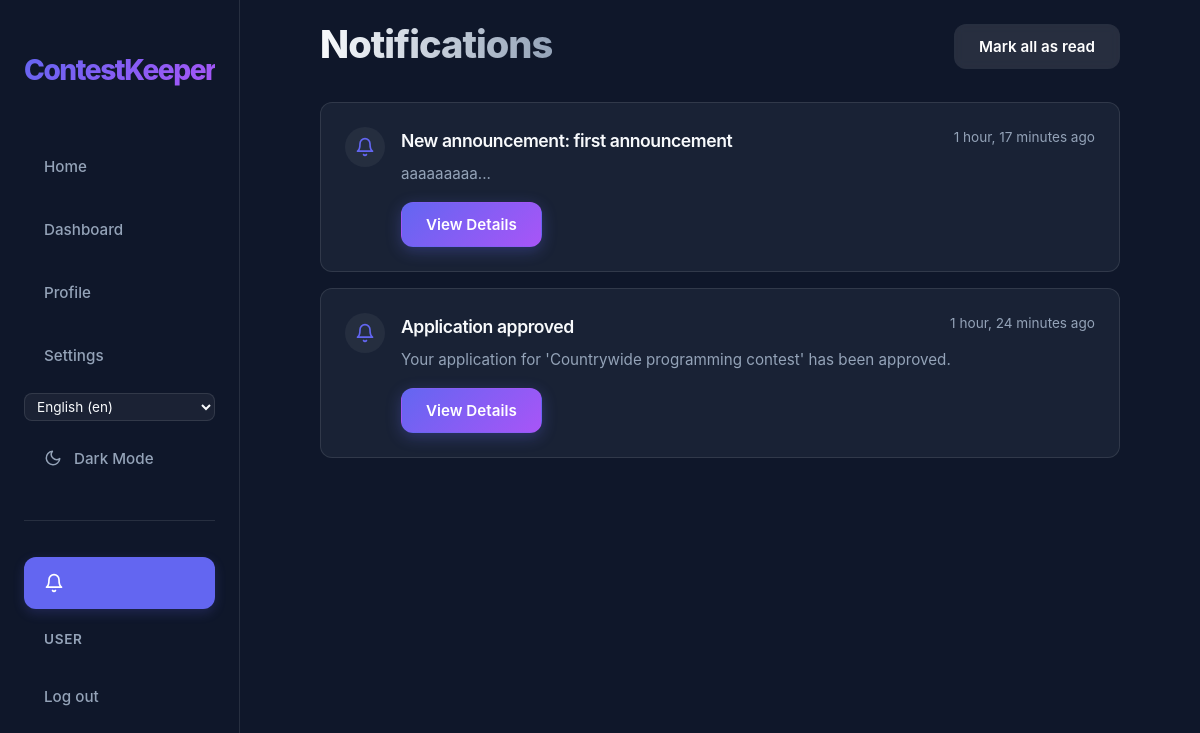
Page /en/notifications/ (signed in) on the earlier database version.
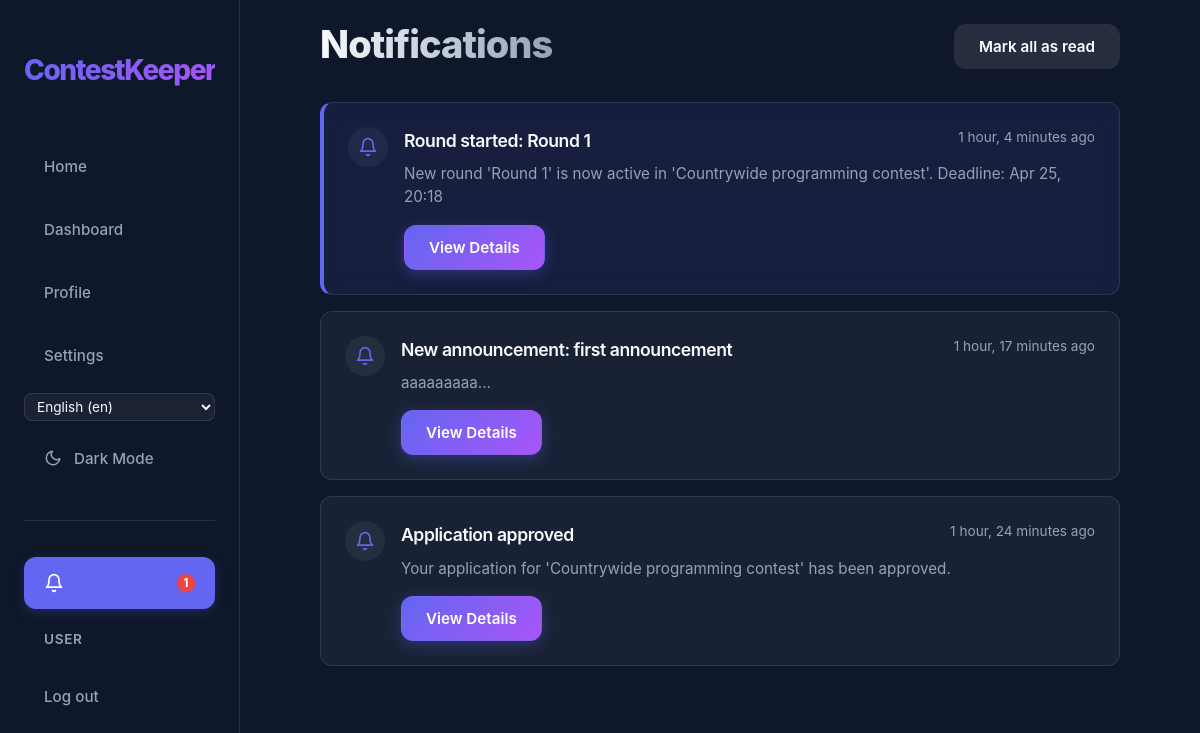
Same page on the later database version.
### app/models.py (models this page shows, shortened)
class Notification(models.Model):
    class Type(models.TextChoices):
        REGISTRATION_OPEN = "REGISTRATION_OPEN", _("Registration Open")
        ROUND_STARTED = "ROUND_STARTED", _("Round Started")
        DEADLINE_APPROACHING = "DEADLINE_APPROACHING", _("Deadline Approaching")
        SUBMISSIONS_CLOSED = "SUBMISSIONS_CLOSED", _("Submissions Closed")
        EVALUATION_COMPLETE = "EVALUATION_COMPLETE", _("Evaluation Complete")
        APPLICATION_UPDATE = "APPLICATION_UPDATE", _("Application Update")
        ANNOUNCEMENT = "ANNOUNCEMENT", _("Announcement")
    recipient = models.ForeignKey(User, on_delete=models.CASCADE, related_name="notifications")
    notification_type = models.CharField(choices=Type.choices, max_length=30)
    title = models.CharField(max_length=200)
    message = models.TextField()
    link = models.CharField(max_length=500, blank=True, help_text="URL to navigate to when clicked")
    is_read = models.BooleanField(default=False)
    created_at = models.DateTimeField(auto_now_add=True)
    class Meta:
        ordering = ['-created_at']

### app/views/views_notification.py (the view)
# urls.py: path("notifications/", views.NotificationListView.as_view(), name="notification_list"),
class NotificationListView(RedirectToRegisterMixin, ListView):
    model = Notification
    template_name = "app/core/notifications.html"
    context_object_name = "notifications"
    def get_queryset(self):
        return self.request.user.notifications.all()

### app/context_processors.py (called while the page is built)
def notification_count(request):
    if request.user.is_authenticated:
        return {
            'unread_notification_count': request.user.notifications.filter(is_read=False).count()
        }
    return {'unread_notification_count': 0}

### app/templates/app/core/notifications.html (shortened to what this page needs)
{% extends 'app/core/base.html' %}
{% load static i18n %}
{% block extra_css %}
<link rel="stylesheet" href="{% static 'css/core/notifications.css' %}">
{% endblock %}
{% block content %}
        <div class="notifications-container">
            <header class="notifications-header">
                <div>
                    <h1 id="h1">{% trans "Notifications" %}</h1>
                </div>
                {% if notifications %}
                <form action="{% url 'notifications_mark_all_read' %}" method="POST">
                    <button type="submit" class="btn btn-secondary">{% trans "Mark all as read" %}</button>
                </form>
                {% endif %}
            </header>
            <div class="notifications-list">
                {% for notification in notifications %}
                <div class="notification-card {% if not notification.is_read %}unread{% endif %}">
                    <div class="notification-icon">
                        <svg width="20" height="20" viewBox="0 0 24 24" fill="none" stroke="currentColor" stroke-width="2" stroke-linecap="round" stroke-linejoin="round">
                            <path d="M18 8A6 6 0 0 0 6 8c0 7-3 9-3 9h18s-3-2-3-9"></path>
                            <path d="M13.73 21a2 2 0 0 1-3.46 0"></path>
                        </svg>
                    </div>
                    <div class="notification-content">
                        <div class="notification-header">
                            <h3 class="notification-title">{{ notification.title }}</h3>
                            <span class="notification-time">{% blocktrans with timesince=notification.created_at|timesince %}{{ timesince }} ago{% endblocktrans %}</span>
                        </div>
                        <p class="notification-message">{{ notification.message }}</p>
                        <div class="notification-actions">
                            {% if notification.link %}
                            <form action="{% url 'notification_read' notification.pk %}" method="POST" style="display:inline;">
                                <button type="submit" class="btn btn-primary btn-sm">{% trans "View Details" %}</button>
                            </form>
                            {% elif not notification.is_read %}
                            <form action="{% url 'notification_read' notification.pk %}" method="POST" style="display:inline;">
                                {% csrf_token %}
                                <button type="submit" class="mark-read-btn">{% trans "Mark as read" %}</button>
                            </form>
                            {% endif %}
                        </div>
                    </div>
                </div>
                {% endfor %}
            </div>
        </div>
{% endblock %}

### app/templates/app/core/nav.html (shortened to what this page needs)
{% load static i18n %}
<nav id="nav">
    <div class="nav-container">
        <a href="{% url 'home' %}" class="nav-logo">ContestKeeper</a>
        <div class="nav-links">
            <button data-url="{% url 'home' %}" class="nav-link" id="homeBtn">{% trans "Home" %}</button>
            <button data-url="{% url 'dashboard' %}" class="nav-link" id="dashboardBtn">{% trans "Dashboard" %}</button>
            <button data-url="{% url 'profile' %}" class="nav-link" id="profileBtn">{% trans "Profile" %}</button>
            <button data-url="{% url 'settings' %}" class="nav-link" id="settingsBtn">{% trans "Settings" %}</button>
            <div class="nav-lang-switcher">
                <form action="{% url 'set_language' %}" method="post" style="display: inline;">
                    <select name="language" onchange="this.form.submit()" class="nav-lang-select" aria-label="{% trans 'Select language' %}">
                        {% get_current_language as LANGUAGE_CODE %}
                        {% get_available_languages as LANGUAGES %}
                        {% get_language_info_list for LANGUAGES as languages %}
                        {% for language in languages %}
                            <option value="{{ language.code }}"{% if language.code == LANGUAGE_CODE %} selected{% endif %}>
                                {{ language.name_local }} ({{ language.code }})
                            </option>
                        {% endfor %}
                    </select>
                </form>
            </div>
            <button id="themeToggle" class="nav-link" aria-label="{% trans 'Toggle theme' %}">
                <svg id="themeIcon" width="18" height="18" viewBox="0 0 24 24" fill="none" stroke="currentColor" stroke-width="2" stroke-linecap="round" stroke-linejoin="round" style="margin-right: 0.75rem;">
                    <path d="M21 12.79A9 9 0 1 1 11.21 3 7 7 0 0 0 21 12.79z"></path>
                </svg>
                <span id="themeText">{% if request.COOKIES.theme == 'light' %}{% trans "Light Mode" %}{% else %}{% trans "Dark Mode" %}{% endif %}</span>
            </button>
            <hr class="nav-auth-divider">
            {% if user.is_authenticated %}
            <button data-url="{% url 'notification_list' %}" class="nav-link notification-btn" id="notificationsBtn" aria-label="{% trans 'Notifications' %}">
                <svg width="20" height="20" viewBox="0 0 24 24" fill="none" stroke="currentColor" stroke-width="2" stroke-linecap="round" stroke-linejoin="round">
                    <path d="M18 8A6 6 0 0 0 6 8c0 7-3 9-3 9h18s-3-2-3-9"></path>
                    <path d="M13.73 21a2 2 0 0 1-3.46 0"></path>
                </svg>
                {% if unread_notification_count %}
                <span class="notification-badge">{{ unread_notification_count }}</span>
                {% endif %}
            </button>
            <span class="nav-user">{{ user.username }}</span>
            <form method="post" action="{% url 'logout' %}" class="nav-logout-form">
                <button type="submit" class="nav-link">{% trans "Log out" %}</button>
            </form>
            {% else %}
            <a href="{% url 'register' %}" class="nav-link">{% trans "Register" %}</a>
            <a href="{% url 'login' %}" class="nav-link">{% trans "Log in" %}</a>
            {% endif %}
        </div>
    </div>
</nav>

Differences in the rows shown:
added Notification: title "Round started: Round 1", message "New round 'Round 1' is now active in 'Countrywide programming contest'. Deadline: Apr 25, 20:18", is_read False (drawn)
Other differences:
{{ unread_notification_count }}: (not shown) → "1"
